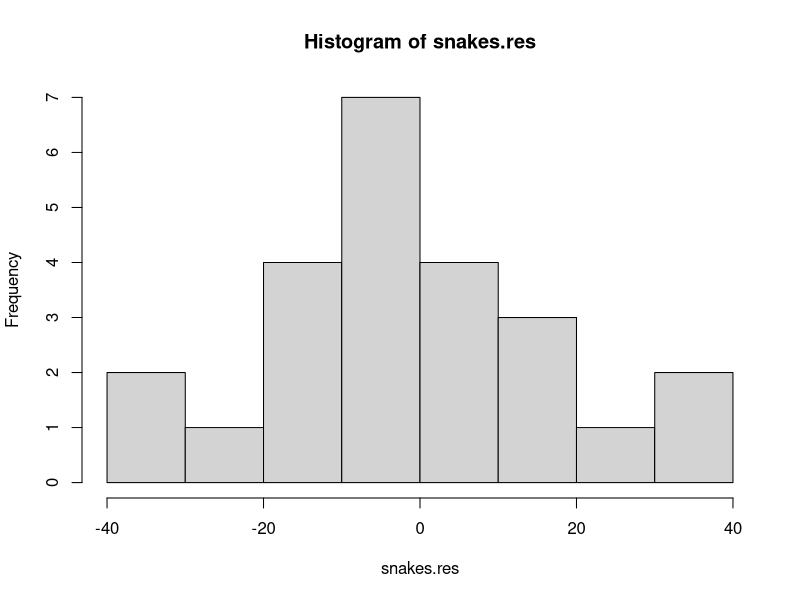
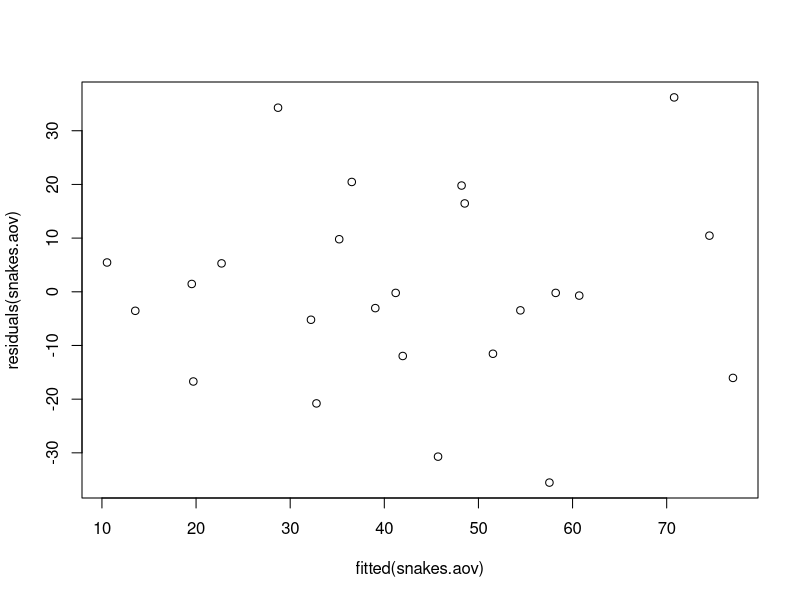

Reproduce these figures in R, in order.
Input = ("
 Day  Snake  Openings
         1    D1        85
         1    D3       107
         1    D5        61
         1    D8        22
         1    D11       40
         1    D12       65
         2    D1        58
         2    D3        51
         2    D5        60
         2    D8        41
         2    D11       45
         2    D12       27
         3    D1        15
         3    D3        30
         3    D5        68
         3    D8        63
         3    D11       28
         3    D12        3
         4    D1        57
         4    D3        12
         4    D5        36
         4    D8        21
         4    D11       10
         4    D12       16
         ")

Data <- read.table(textConnection(Input), header = TRUE)
Data$Day = as.factor(Data$Day)

snakes.aov <- aov(Openings ~ as.factor(Day) + Snake, data = Data)
summary(snakes.aov)

# Checking assumptions
# make a histogram of the residuals;
# they must be normal
snakes.res <- residuals(snakes.aov)
hist(snakes.res)

# make a plot of residuals and the fitted values;
# # they must be normal and homoscedastic
plot(fitted(snakes.aov),
     residuals(snakes.aov))
